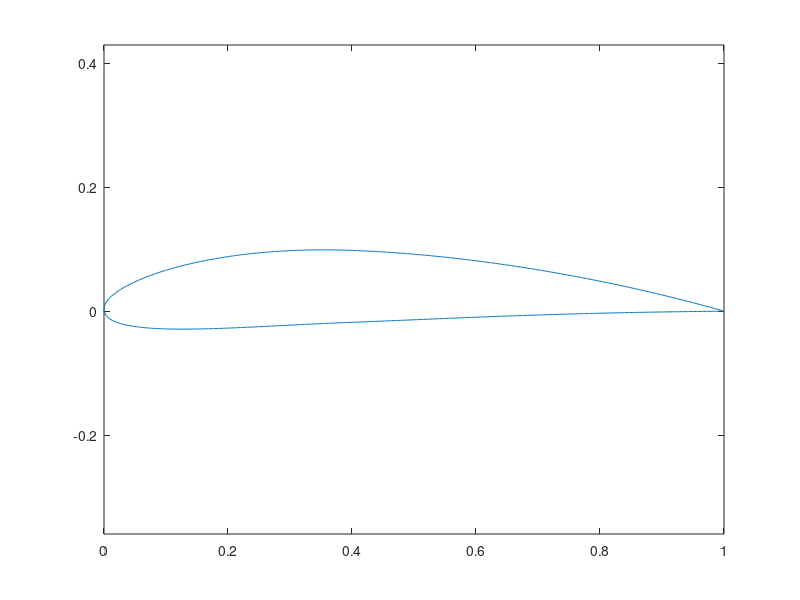

Here is the MATLAB script that generated this plot:
clear;
clc;
close all;

%[x_b,y_b] = function NACA_Airfoils(m,p,t,c,N)

m=.04;
p=.4;
t=.12;
c=1;
N=1000;

%create n/2 different x positions
x_positions = linspace(0,c,round(N/2));

%find the thickness at each x position
y_t = ((t./0.2).*c).* ((.2969.*sqrt(x_positions./c)) - (.1260.*(x_positions./c)) - (.3516.*((x_positions./c).^2)) + (.2843.*((x_positions./c).^3)) - (.1036.*((x_positions./c).^4)));

%split the positions into before the max thickness and after
front_positions = x_positions(x_positions < (p*c));
rear_positions = x_positions(x_positions >= (p*c));

%create the mean camber line (different eqautions infront and behind the
%max thickness)
y_c = (m.*front_positions./(p.^2)).*((2.*p) - (front_positions./c));
y_c = [y_c (m.*(c-rear_positions)./((1-p).^2)).*(1+(rear_positions./c)-(2.*p))];

%find the slope of the camber line using the derivitives of the expression
%to find the mean camber line
dyc_dx = (2*m/p) - (2.*m.*front_positions./(p^2 * c));
dyc_dx = [dyc_dx (((2*m)/((1-p).^2)).*(p-(rear_positions./c)))];
%convert the slope to an angle
zeta = atan(dyc_dx);

%create vectors for the upepr and lower surfaces of the wing
x_U = x_positions - (y_t.*sin(zeta));
y_U = y_c + y_t.*cos(zeta); 
x_L = x_positions + (y_t.*sin(zeta));
y_L = y_c - y_t.*cos(zeta);

%combine the upper and lower lines into a single back to front to back line
x_b = [flip(x_L) x_U(2:end)];
y_b = [flip(y_L) y_U(2:end)]; 

%% debugging plots
plot(x_b,y_b);
axis equal
